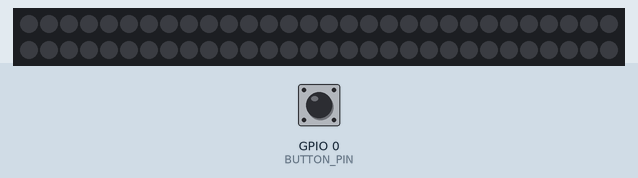
The sketch below on a simulated ESP8266 (NodeMCU). Parts: 60 RGB LEDs in strip order, left to right, continuing on the next row. The inputs (shaded band) are chosen by the test bench; at power-on: GPIO 0 (BUTTON_PIN) HIGH. Dim RGB values are drawn brighter than linear; EEPROM starts erased; what the sketch prints to the serial monitor is not drawn.

Above: at 1.2 s.
1.3 s: GPIO 0 (BUTTON_PIN) pulled LOW for 3.2 s
At 4.6 s:
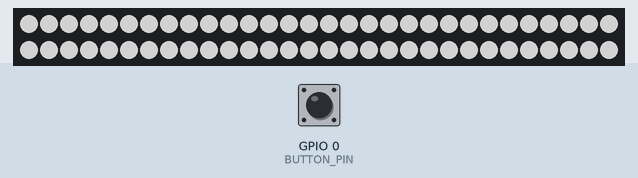
6.0 s: GPIO 0 (BUTTON_PIN) pulled LOW for 1 s
8.5 s: GPIO 0 (BUTTON_PIN) pulled LOW for 1 s
11.0 s: GPIO 0 (BUTTON_PIN) pulsed LOW 5 times (0.12 s each, 0.3 s apart)
At 13.5 s:
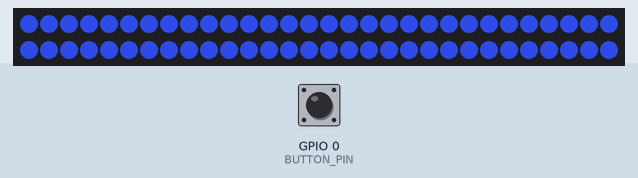
14.0 s: GPIO 0 (BUTTON_PIN) pulled LOW for 0.15 s
At 15.1 s:
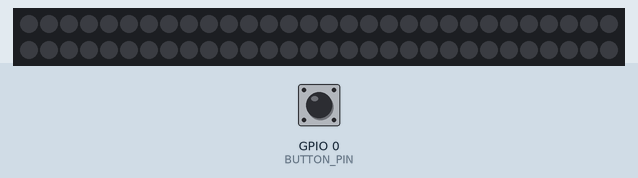
Timing chart, 0 to 17.0 s (numbered marks = the images above; inputs shaded):
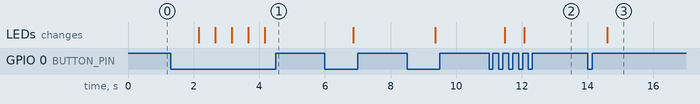

Measured:
- after the input at 1.3 s, the LEDs: first change after 0.86 s (image 1 shows a later state)
- after the input at 11.0 s, the LEDs: first change after 0.48 s (image 2 shows a later state)
- after the input at 14.0 s, the LEDs: change after 0.60 s (image 3)

The sketch:

light.ino
```cpp
#include <Adafruit_NeoPixel.h>
#include <OneButton.h>
#include <ESP8266WiFi.h>
#include <ESP8266mDNS.h>
#include <WiFiUdp.h>
#include <ArduinoOTA.h>
#include <EEPROM.h>

#define BUTTON_PIN 0   // GPIO0，按键引脚
#define LED_PIN 5      // GPIO5，灯带控制引脚
#define NUM_LEDS 60    // 灯带上LED的数量
#define BRIGHTNESS_STEP 10 // 亮度调整步长

#define EEPROM_COLOR_R_ADDR 0
#define EEPROM_COLOR_G_ADDR 1
#define EEPROM_COLOR_B_ADDR 2
#define EEPROM_BRIGHTNESS_ADDR 3


Adafruit_NeoPixel strip = Adafruit_NeoPixel(NUM_LEDS, LED_PIN, NEO_GRB + NEO_KHZ800);
OneButton button(BUTTON_PIN, true);

const uint8_t colors[][3] = {
  {255, 255, 255}, // 白光
  {255, 235, 52}, // 淡黄光
  {52, 84, 255},   // 淡蓝光
};
const uint8_t colorsCount = sizeof(colors) / sizeof(colors[0]);

typedef struct {
  uint8_t brightness;
  uint8_t colorR;
  uint8_t colorG;
  uint8_t colorB;
} light_t;

light_t light = {
  .brightness = 60, // 默认亮度，0-100的值
  .colorR = 255,
  .colorG = 255,
  .colorB = 255,
};

// OTA参数
const char* ssid = "LED_Controller"; // 热点名称
const char* password = "33445566"; // 热点密码

void setup() {
  Serial.begin(115200);
  Serial.println("Booting");

  strip.begin();
  strip.show(); // 初始化灯带，全部关闭

  // 初始化EEPROM
  EEPROM.begin(512);
  // 从EEPROM读取属性值
  light.colorR = EEPROM.read(EEPROM_COLOR_R_ADDR);
  light.colorG = EEPROM.read(EEPROM_COLOR_G_ADDR);
  light.colorB = EEPROM.read(EEPROM_COLOR_B_ADDR);
  light.brightness = EEPROM.read(EEPROM_BRIGHTNESS_ADDR);

  button.attachClick(toggleLED); // 单击按键切换灯带开关
  button.attachDoubleClick(changeColor); // 双击按键切换颜色
  button.attachDuringLongPress(adjustbrightness); // 长按按键调整亮度

  // 开启热点
  WiFi.mode(WIFI_AP);
  WiFi.softAP(ssid, password);

  // Port defaults to 8266
  // ArduinoOTA.setPort(8266);

  // Hostname defaults to esp8266-[ChipID]
  // ArduinoOTA.setHostname("myesp8266");

  // No authentication by default
  // ArduinoOTA.setPassword("admin");

  // Password can be set with it's md5 value as well
  // MD5(admin) = 21232f297a57a5a743894a0e4a801fc3
  // ArduinoOTA.setPasswordHash("21232f297a57a5a743894a0e4a801fc3");

  ArduinoOTA.onStart([]() {
    String type;
    if (ArduinoOTA.getCommand() == U_FLASH) {
      type = "sketch";
    } else {  // U_FS
      type = "filesystem";
    }

    // NOTE: if updating FS this would be the place to unmount FS using FS.end()
    Serial.println("Start updating " + type);
  });
  ArduinoOTA.onEnd([]() {
    Serial.println("\nEnd");
  });
  ArduinoOTA.onProgress([](unsigned int progress, unsigned int total) {
    Serial.printf("Progress: %u%%\r", (progress / (total / 100)));
  });
  ArduinoOTA.onError([](ota_error_t error) {
    Serial.printf("Error[%u]: ", error);
    if (error == OTA_AUTH_ERROR) {
      Serial.println("Auth Failed");
    } else if (error == OTA_BEGIN_ERROR) {
      Serial.println("Begin Failed");
    } else if (error == OTA_CONNECT_ERROR) {
      Serial.println("Connect Failed");
    } else if (error == OTA_RECEIVE_ERROR) {
      Serial.println("Receive Failed");
    } else if (error == OTA_END_ERROR) {
      Serial.println("End Failed");
    }
  });
  ArduinoOTA.begin();
  Serial.println("Ready");
  Serial.print("IP address: ");
  Serial.println(WiFi.softAPIP());
}

void loop() {
  button.tick();
  ArduinoOTA.handle();
}

void saveToEEPROM(light_t light) {
  EEPROM.write(EEPROM_COLOR_R_ADDR, light.colorR);
  EEPROM.write(EEPROM_COLOR_G_ADDR, light.colorG);
  EEPROM.write(EEPROM_COLOR_B_ADDR, light.colorB);
  EEPROM.write(EEPROM_BRIGHTNESS_ADDR, light.brightness);
  EEPROM.commit();
}

void toggleLED() {
  static bool isOn = false;
  isOn = !isOn;

  if (isOn) {
    strip.fill(strip.Color(light.colorR * light.brightness / 100, light.colorG * light.brightness / 100, light.colorB * light.brightness / 100), 0, NUM_LEDS); // 打开灯带，设置亮度
  } else {
    strip.fill(strip.Color(0, 0, 0), 0, NUM_LEDS); // 关闭灯带
  }

  strip.show();
}

void changeColor() {
  static uint8_t colorIndex = 0;
  colorIndex = (colorIndex + 1) % colorsCount;
  light.colorR = colors[colorIndex][0];
  light.colorG = colors[colorIndex][1];
  light.colorB = colors[colorIndex][2];
  strip.fill(strip.Color(light.colorR * light.brightness / 100, light.colorG * light.brightness / 100, light.colorB * light.brightness / 100), 0, NUM_LEDS);
  strip.show();
  saveToEEPROM(light);
}

void adjustbrightness() {
  static unsigned long lastPressTime = 0;
  unsigned long currentTime = millis();

  if (currentTime - lastPressTime > 500) {
    // 长按超过0.5秒时开始调整亮度
    light.brightness += BRIGHTNESS_STEP;
    if (light.brightness > 100) {
      light.brightness = 0; // 亮度循环，从0开始
    }

    strip.fill(strip.Color(light.colorR * light.brightness / 100, light.colorG * light.brightness / 100, light.colorB * light.brightness / 100), 0, NUM_LEDS);
    strip.show();

    lastPressTime = currentTime;

    saveToEEPROM(light);
  }
}
```
